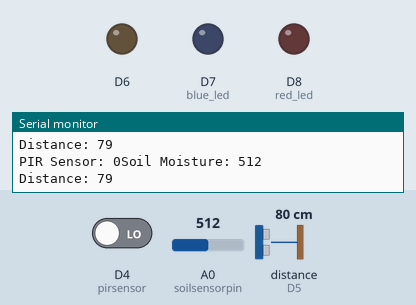
Recording of a sketch running on a simulated ESP8266 (NodeMCU). Parts: output pins drawn as LEDs (lit = HIGH), the last lines printed to the serial monitor. The inputs (shaded band) are chosen by the test bench; at power-on: A0 (soilsensorpin) = 512, D4 (pirsensor) LOW, distance to the obstacle (sensor on D5) 80 cm. The echo pulse lasts 58.3 µs per cm; WiFi joins after 1.5 s; servers stay silent unless stated; pins used as bus, display or sensor lines are not drawn.

Above: at 6.6 s.
6.7 s: A0 (soilsensorpin) set to 540
9.4 s: A0 (soilsensorpin) set to 562
At 11.8 s:
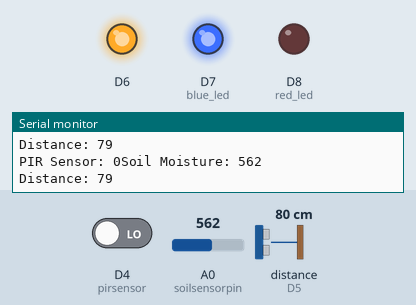
12.1 s: D4 (pirsensor) driven HIGH
At 13.3 s:
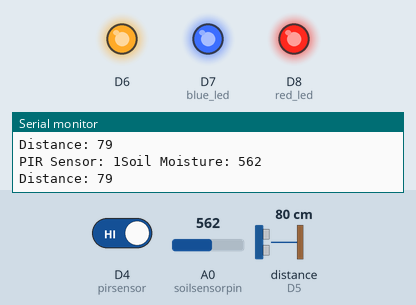
14.5 s: A0 (soilsensorpin) set to 511
At 15.8 s:
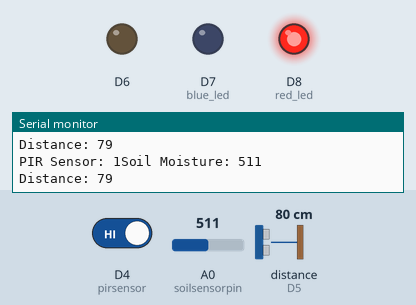
16.9 s: A0 (soilsensorpin) set to 560
At 18.3 s:
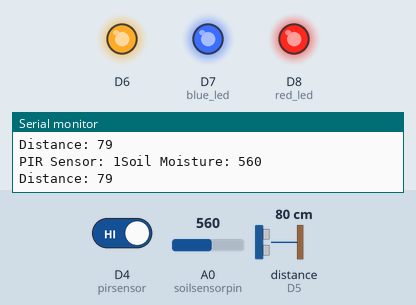
19.3 s: A0 (soilsensorpin) set to 306
At 20.7 s:
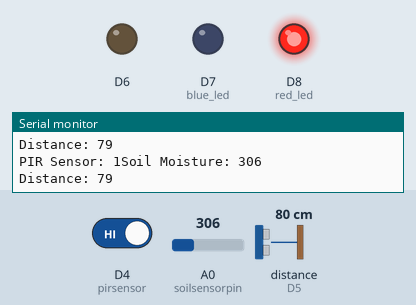
Timing chart, 0 to 22.3 s (numbered marks = the images above; inputs shaded):
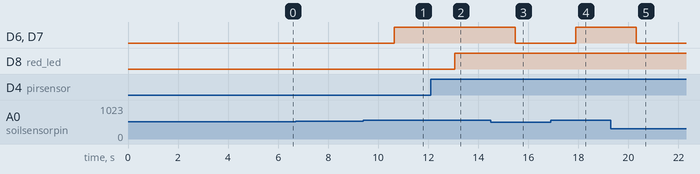

Measured:
- the behaviour switches between 550 and 551 on A0 (soilsensorpin) (found by bisection; images 0 and 1)
- after the input at 9.4 s, D6, D7 (blue_led): LOW → HIGH after 1.2 s
- after the input at 12.1 s, D8 (red_led): LOW → HIGH after 0.96 s
- after the input at 14.5 s, D6, D7 (blue_led): HIGH → LOW after 0.98 s
- after the input at 16.9 s, D6, D7 (blue_led): LOW → HIGH after 1.0 s
- after the input at 19.3 s, D6, D7 (blue_led): HIGH → LOW after 1.0 s

The sketch:

latest_code.ino
```cpp
#include <WiFiClient.h>
#include <ThingSpeak.h>
#include <ESP8266WiFi.h>

String ssid = "fcco";
String pass = "fcco7120";
const int httpPort = 80;
const char* apiKey = "ZM1ZESL03K8TTELR";

const int soilsensorpin = A0;
const int pirsensor = D4;
const int blue_led = D7;
const int red_led = D8;
const int trigPin = D3;
const int echoPin = D5;
long duration;
long distance;


WiFiClient client;
void setup() {
  // put your setup code here, to run once:
  Serial.begin(9600);
  WiFi.mode(WIFI_STA);

  Serial.println("Connecting to ");
  Serial.println(ssid);

  WiFi.begin(ssid);
  Serial.println("");

  //Initialize ThingSpeak
  ThingSpeak.begin(client);

  pinMode(soilsensorpin,INPUT);
  pinMode(D6,OUTPUT);
  pinMode(pirsensor,INPUT);
  pinMode(blue_led,OUTPUT);
  pinMode(red_led,OUTPUT);
  pinMode(trigPin, OUTPUT); // Set Trig pin as an output
  pinMode(echoPin, INPUT); // Set Echo pin as an input
}


void loop() {
  // put your main code here, to run repeatedly:
  if (WiFi.status()!=WL_CONNECTED){
    Serial.print("Attempting to connect");
    while(WiFi.status()!= WL_CONNECTED){
      WiFi.begin(ssid,pass);
      delay(5000);

    }
    Serial.println("\nConnected.");

  }
int pirval = digitalRead(pirsensor);
int soilMoisture = analogRead(soilsensorpin);
int Moistpercent = map(soilMoisture,0,1023,100,0);
digitalWrite(trigPin,LOW);
delayMicroseconds(2);

digitalWrite(trigPin,HIGH);
delayMicroseconds(10);
digitalWrite(trigPin,LOW);
duration = pulseIn(echoPin,HIGH);
distance = duration*0.034/2;


//Send soil moisture to Thingspeak and also PIR
ThingSpeak.setField(1, Moistpercent);
ThingSpeak.setField(2,pirval);
ThingSpeak.setField(3,distance);
Serial.print("PIR Sensor: ");
Serial.print(pirval);
Serial.print("Soil Moisture: ");
Serial.println(soilMoisture);
Serial.print("Distance: ");
Serial.println(distance);
ThingSpeak.writeFields(2033371,apiKey);

// Wait for 15 seconds before sending the next reading ]
delay(500);

// Activate relay under condition that soil moisture
if(soilMoisture > 550){
  digitalWrite(D6,HIGH);
  digitalWrite(blue_led,HIGH);

}

else{
  digitalWrite(D6,LOW);
  digitalWrite(blue_led,LOW);
}

if(pirval == 1)
{
  digitalWrite(red_led,HIGH);
}

else{
  digitalWrite(red_led,LOW);
}


}
```
